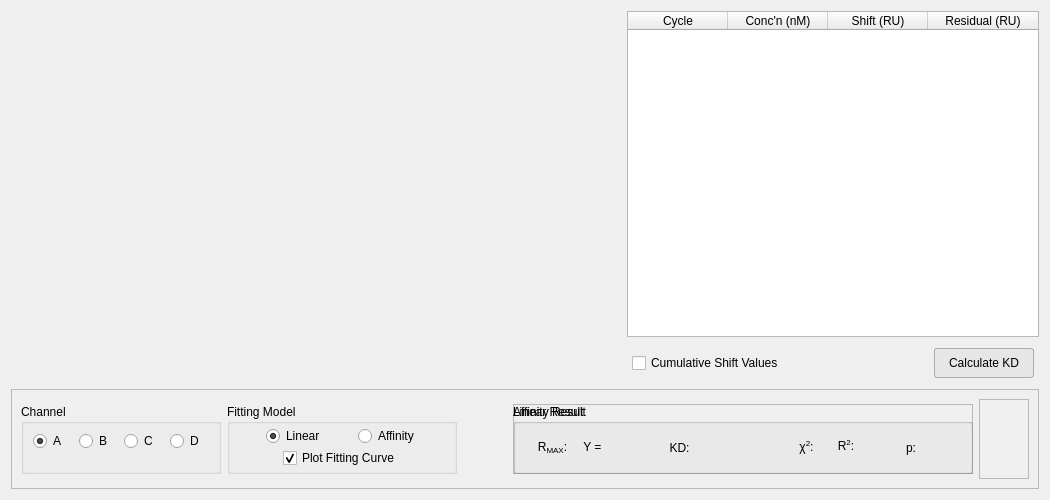
<?xml version="1.0" encoding="UTF-8"?>
<ui version="4.0">
 <class>KDWizardDialog</class>
 <widget class="QDialog" name="KDWizardDialog">
  <property name="geometry">
   <rect>
    <x>0</x>
    <y>0</y>
    <width>1050</width>
    <height>500</height>
   </rect>
  </property>
  <property name="minimumSize">
   <size>
    <width>1050</width>
    <height>500</height>
   </size>
  </property>
  <property name="font">
   <font>
    <family>Segoe UI</family>
   </font>
  </property>
  <property name="windowTitle">
   <string>Fitting Wizard</string>
  </property>
  <layout class="QVBoxLayout" name="verticalLayout">
   <item>
    <layout class="QHBoxLayout" name="horizontalLayout_4">
     <item>
      <widget class="PlotWidget" name="graph" native="true">
       <property name="minimumSize">
        <size>
         <width>600</width>
         <height>200</height>
        </size>
       </property>
       <layout class="QHBoxLayout" name="horizontalLayout">
        <item>
         <spacer name="horizontalSpacer">
          <property name="orientation">
           <enum>Qt::Horizontal</enum>
          </property>
          <property name="sizeHint" stdset="0">
           <size>
            <width>40</width>
            <height>20</height>
           </size>
          </property>
         </spacer>
        </item>
        <item>
         <layout class="QVBoxLayout" name="verticalLayout_2">
          <item>
           <widget class="QLabel" name="label_cur_info">
            <property name="sizePolicy">
             <sizepolicy hsizetype="Preferred" vsizetype="Fixed">
              <horstretch>0</horstretch>
              <verstretch>0</verstretch>
             </sizepolicy>
            </property>
            <property name="font">
             <font>
              <pointsize>8</pointsize>
             </font>
            </property>
            <property name="styleSheet">
             <string notr="true">color: rgb(150, 150, 150);</string>
            </property>
            <property name="text">
             <string/>
            </property>
            <property name="alignment">
             <set>Qt::AlignRight|Qt::AlignTop|Qt::AlignTrailing</set>
            </property>
           </widget>
          </item>
          <item>
           <spacer name="verticalSpacer">
            <property name="orientation">
             <enum>Qt::Vertical</enum>
            </property>
            <property name="sizeHint" stdset="0">
             <size>
              <width>20</width>
              <height>40</height>
             </size>
            </property>
           </spacer>
          </item>
         </layout>
        </item>
       </layout>
      </widget>
     </item>
     <item>
      <layout class="QVBoxLayout" name="verticalLayout_3">
       <property name="leftMargin">
        <number>10</number>
       </property>
       <item>
        <widget class="QTableWidget" name="table">
         <property name="minimumSize">
          <size>
           <width>350</width>
           <height>0</height>
          </size>
         </property>
         <property name="horizontalScrollBarPolicy">
          <enum>Qt::ScrollBarAlwaysOff</enum>
         </property>
         <property name="editTriggers">
          <set>QAbstractItemView::AllEditTriggers</set>
         </property>
         <property name="selectionBehavior">
          <enum>QAbstractItemView::SelectRows</enum>
         </property>
         <attribute name="horizontalHeaderDefaultSectionSize">
          <number>100</number>
         </attribute>
         <attribute name="horizontalHeaderMinimumSectionSize">
          <number>100</number>
         </attribute>
         <attribute name="horizontalHeaderStretchLastSection">
          <bool>true</bool>
         </attribute>
         <attribute name="verticalHeaderVisible">
          <bool>false</bool>
         </attribute>
         <column>
          <property name="text">
           <string>Cycle</string>
          </property>
          <property name="font">
           <font>
            <family>Segoe UI</family>
            <pointsize>9</pointsize>
           </font>
          </property>
          <property name="textAlignment">
           <set>AlignCenter</set>
          </property>
         </column>
         <column>
          <property name="text">
           <string>Conc'n (nM)</string>
          </property>
          <property name="font">
           <font>
            <family>Segoe UI</family>
            <pointsize>9</pointsize>
           </font>
          </property>
          <property name="textAlignment">
           <set>AlignCenter</set>
          </property>
         </column>
         <column>
          <property name="text">
           <string>Shift (RU)</string>
          </property>
          <property name="font">
           <font>
            <family>Segoe UI</family>
            <pointsize>9</pointsize>
           </font>
          </property>
          <property name="textAlignment">
           <set>AlignCenter</set>
          </property>
         </column>
         <column>
          <property name="text">
           <string>Residual (RU)</string>
          </property>
          <property name="font">
           <font>
            <family>Segoe UI</family>
            <pointsize>9</pointsize>
           </font>
          </property>
          <property name="textAlignment">
           <set>AlignCenter</set>
          </property>
         </column>
        </widget>
       </item>
       <item>
        <layout class="QHBoxLayout" name="horizontalLayout_9">
         <property name="leftMargin">
          <number>5</number>
         </property>
         <property name="topMargin">
          <number>5</number>
         </property>
         <property name="rightMargin">
          <number>5</number>
         </property>
         <property name="bottomMargin">
          <number>5</number>
         </property>
         <item alignment="Qt::AlignHCenter">
          <widget class="QCheckBox" name="add_shifts">
           <property name="font">
            <font>
             <pointsize>9</pointsize>
             <weight>50</weight>
             <italic>false</italic>
             <bold>false</bold>
            </font>
           </property>
           <property name="text">
            <string>Cumulative Shift Values</string>
           </property>
          </widget>
         </item>
         <item>
          <spacer name="horizontalSpacer_5">
           <property name="orientation">
            <enum>Qt::Horizontal</enum>
           </property>
           <property name="sizeHint" stdset="0">
            <size>
             <width>40</width>
             <height>20</height>
            </size>
           </property>
          </spacer>
         </item>
         <item>
          <widget class="QPushButton" name="btn_kd">
           <property name="sizePolicy">
            <sizepolicy hsizetype="Preferred" vsizetype="Fixed">
             <horstretch>0</horstretch>
             <verstretch>0</verstretch>
            </sizepolicy>
           </property>
           <property name="minimumSize">
            <size>
             <width>100</width>
             <height>30</height>
            </size>
           </property>
           <property name="maximumSize">
            <size>
             <width>100</width>
             <height>30</height>
            </size>
           </property>
           <property name="styleSheet">
            <string notr="true">QPushButton {
		
		background-color: rgb(230, 230, 230);
	    border: 1px solid rgb(171, 171, 171); 
		border-radius: 3px;

}

QPushButton::hover{
	background: rgb(253, 253, 253);
	border: 1px raised;
	border-radius: 5px;
}</string>
           </property>
           <property name="text">
            <string>Calculate KD</string>
           </property>
           <property name="autoDefault">
            <bool>false</bool>
           </property>
          </widget>
         </item>
        </layout>
       </item>
      </layout>
     </item>
    </layout>
   </item>
   <item>
    <widget class="QFrame" name="frame_2">
     <property name="minimumSize">
      <size>
       <width>0</width>
       <height>100</height>
      </size>
     </property>
     <property name="maximumSize">
      <size>
       <width>16777215</width>
       <height>100</height>
      </size>
     </property>
     <property name="frameShape">
      <enum>QFrame::StyledPanel</enum>
     </property>
     <property name="frameShadow">
      <enum>QFrame::Raised</enum>
     </property>
     <layout class="QHBoxLayout" name="horizontalLayout_8">
      <item>
       <widget class="QGroupBox" name="groupBox_2">
        <property name="minimumSize">
         <size>
          <width>200</width>
          <height>70</height>
         </size>
        </property>
        <property name="maximumSize">
         <size>
          <width>220</width>
          <height>70</height>
         </size>
        </property>
        <property name="font">
         <font>
          <pointsize>9</pointsize>
         </font>
        </property>
        <property name="title">
         <string>Channel</string>
        </property>
        <layout class="QHBoxLayout" name="horizontalLayout_3">
         <property name="topMargin">
          <number>7</number>
         </property>
         <property name="bottomMargin">
          <number>11</number>
         </property>
         <item alignment="Qt::AlignTop">
          <widget class="QRadioButton" name="ch_a">
           <property name="text">
            <string>A</string>
           </property>
           <property name="checked">
            <bool>true</bool>
           </property>
          </widget>
         </item>
         <item alignment="Qt::AlignTop">
          <widget class="QRadioButton" name="ch_b">
           <property name="text">
            <string>B</string>
           </property>
          </widget>
         </item>
         <item alignment="Qt::AlignTop">
          <widget class="QRadioButton" name="ch_c">
           <property name="text">
            <string>C</string>
           </property>
          </widget>
         </item>
         <item alignment="Qt::AlignTop">
          <widget class="QRadioButton" name="ch_d">
           <property name="text">
            <string>D</string>
           </property>
          </widget>
         </item>
        </layout>
       </widget>
      </item>
      <item>
       <widget class="QGroupBox" name="groupBox">
        <property name="minimumSize">
         <size>
          <width>230</width>
          <height>70</height>
         </size>
        </property>
        <property name="maximumSize">
         <size>
          <width>280</width>
          <height>70</height>
         </size>
        </property>
        <property name="font">
         <font>
          <pointsize>9</pointsize>
         </font>
        </property>
        <property name="title">
         <string>Fitting Model</string>
        </property>
        <layout class="QVBoxLayout" name="verticalLayout_4">
         <property name="spacing">
          <number>0</number>
         </property>
         <property name="topMargin">
          <number>0</number>
         </property>
         <property name="bottomMargin">
          <number>0</number>
         </property>
         <item>
          <layout class="QHBoxLayout" name="horizontalLayout_10">
           <property name="leftMargin">
            <number>10</number>
           </property>
           <property name="topMargin">
            <number>0</number>
           </property>
           <property name="rightMargin">
            <number>10</number>
           </property>
           <property name="bottomMargin">
            <number>0</number>
           </property>
           <item alignment="Qt::AlignHCenter">
            <widget class="QRadioButton" name="fit_linear">
             <property name="text">
              <string>Linear</string>
             </property>
             <property name="checked">
              <bool>true</bool>
             </property>
            </widget>
           </item>
           <item alignment="Qt::AlignHCenter">
            <widget class="QRadioButton" name="fit_affinity">
             <property name="text">
              <string>Affinity</string>
             </property>
            </widget>
           </item>
          </layout>
         </item>
         <item alignment="Qt::AlignHCenter">
          <widget class="QCheckBox" name="chk_fitting_curve">
           <property name="sizePolicy">
            <sizepolicy hsizetype="Preferred" vsizetype="Fixed">
             <horstretch>0</horstretch>
             <verstretch>0</verstretch>
            </sizepolicy>
           </property>
           <property name="minimumSize">
            <size>
             <width>0</width>
             <height>0</height>
            </size>
           </property>
           <property name="maximumSize">
            <size>
             <width>200</width>
             <height>16777215</height>
            </size>
           </property>
           <property name="font">
            <font>
             <pointsize>9</pointsize>
            </font>
           </property>
           <property name="text">
            <string>Plot Fitting Curve</string>
           </property>
           <property name="checked">
            <bool>true</bool>
           </property>
          </widget>
         </item>
        </layout>
       </widget>
      </item>
      <item>
       <spacer name="horizontalSpacer_4">
        <property name="orientation">
         <enum>Qt::Horizontal</enum>
        </property>
        <property name="sizeHint" stdset="0">
         <size>
          <width>40</width>
          <height>20</height>
         </size>
        </property>
       </spacer>
      </item>
      <item>
       <widget class="QFrame" name="results">
        <property name="minimumSize">
         <size>
          <width>460</width>
          <height>70</height>
         </size>
        </property>
        <property name="maximumSize">
         <size>
          <width>460</width>
          <height>70</height>
         </size>
        </property>
        <property name="frameShape">
         <enum>QFrame::StyledPanel</enum>
        </property>
        <property name="frameShadow">
         <enum>QFrame::Raised</enum>
        </property>
        <widget class="QGroupBox" name="affinity_result">
         <property name="enabled">
          <bool>true</bool>
         </property>
         <property name="geometry">
          <rect>
           <x>0</x>
           <y>0</y>
           <width>460</width>
           <height>70</height>
          </rect>
         </property>
         <property name="minimumSize">
          <size>
           <width>460</width>
           <height>70</height>
          </size>
         </property>
         <property name="maximumSize">
          <size>
           <width>460</width>
           <height>70</height>
          </size>
         </property>
         <property name="font">
          <font>
           <pointsize>9</pointsize>
          </font>
         </property>
         <property name="title">
          <string>Affinity Result</string>
         </property>
         <layout class="QHBoxLayout" name="horizontalLayout_6">
          <item>
           <widget class="QLabel" name="label_6">
            <property name="minimumSize">
             <size>
              <width>40</width>
              <height>0</height>
             </size>
            </property>
            <property name="font">
             <font>
              <weight>50</weight>
              <bold>false</bold>
             </font>
            </property>
            <property name="text">
             <string>&lt;html&gt;&lt;head/&gt;&lt;body&gt;&lt;p&gt;R&lt;span style=&quot; vertical-align:sub;&quot;&gt;MAX&lt;/span&gt;:&lt;/p&gt;&lt;/body&gt;&lt;/html&gt;</string>
            </property>
            <property name="alignment">
             <set>Qt::AlignCenter</set>
            </property>
           </widget>
          </item>
          <item>
           <widget class="QLabel" name="rmax_val">
            <property name="minimumSize">
             <size>
              <width>60</width>
              <height>0</height>
             </size>
            </property>
            <property name="text">
             <string/>
            </property>
           </widget>
          </item>
          <item>
           <widget class="QLabel" name="label">
            <property name="minimumSize">
             <size>
              <width>30</width>
              <height>0</height>
             </size>
            </property>
            <property name="font">
             <font>
              <weight>50</weight>
              <bold>false</bold>
             </font>
            </property>
            <property name="text">
             <string>KD:</string>
            </property>
            <property name="alignment">
             <set>Qt::AlignCenter</set>
            </property>
           </widget>
          </item>
          <item>
           <widget class="QLabel" name="kd_val">
            <property name="minimumSize">
             <size>
              <width>60</width>
              <height>0</height>
             </size>
            </property>
            <property name="text">
             <string/>
            </property>
           </widget>
          </item>
          <item>
           <widget class="QLabel" name="label_3">
            <property name="minimumSize">
             <size>
              <width>30</width>
              <height>0</height>
             </size>
            </property>
            <property name="font">
             <font>
              <weight>50</weight>
              <bold>false</bold>
             </font>
            </property>
            <property name="text">
             <string>&lt;html&gt;&lt;head/&gt;&lt;body&gt;&lt;p&gt;χ&lt;span style=&quot; vertical-align:super;&quot;&gt;2&lt;/span&gt;:&lt;/p&gt;&lt;/body&gt;&lt;/html&gt;</string>
            </property>
            <property name="textFormat">
             <enum>Qt::RichText</enum>
            </property>
            <property name="alignment">
             <set>Qt::AlignCenter</set>
            </property>
           </widget>
          </item>
          <item>
           <widget class="QLabel" name="chi_sq_val">
            <property name="minimumSize">
             <size>
              <width>60</width>
              <height>0</height>
             </size>
            </property>
            <property name="text">
             <string/>
            </property>
           </widget>
          </item>
          <item>
           <widget class="QLabel" name="p_val">
            <property name="text">
             <string>p:</string>
            </property>
           </widget>
          </item>
         </layout>
        </widget>
        <widget class="QGroupBox" name="linear_result">
         <property name="geometry">
          <rect>
           <x>0</x>
           <y>0</y>
           <width>460</width>
           <height>70</height>
          </rect>
         </property>
         <property name="minimumSize">
          <size>
           <width>460</width>
           <height>70</height>
          </size>
         </property>
         <property name="maximumSize">
          <size>
           <width>460</width>
           <height>70</height>
          </size>
         </property>
         <property name="font">
          <font>
           <pointsize>9</pointsize>
          </font>
         </property>
         <property name="title">
          <string>Linear Result</string>
         </property>
         <layout class="QHBoxLayout" name="horizontalLayout_7">
          <property name="topMargin">
           <number>7</number>
          </property>
          <item alignment="Qt::AlignRight">
           <widget class="QLabel" name="label_4">
            <property name="minimumSize">
             <size>
              <width>40</width>
              <height>0</height>
             </size>
            </property>
            <property name="font">
             <font>
              <weight>50</weight>
              <bold>false</bold>
             </font>
            </property>
            <property name="text">
             <string>Y = </string>
            </property>
            <property name="alignment">
             <set>Qt::AlignCenter</set>
            </property>
           </widget>
          </item>
          <item>
           <widget class="QLabel" name="lin_eqn">
            <property name="minimumSize">
             <size>
              <width>150</width>
              <height>0</height>
             </size>
            </property>
            <property name="text">
             <string/>
            </property>
           </widget>
          </item>
          <item alignment="Qt::AlignRight">
           <widget class="QLabel" name="label_5">
            <property name="minimumSize">
             <size>
              <width>40</width>
              <height>0</height>
             </size>
            </property>
            <property name="font">
             <font>
              <weight>50</weight>
              <bold>false</bold>
             </font>
            </property>
            <property name="text">
             <string>&lt;html&gt;&lt;head/&gt;&lt;body&gt;&lt;p&gt;R&lt;span style=&quot; vertical-align:super;&quot;&gt;2&lt;/span&gt;:&lt;/p&gt;&lt;/body&gt;&lt;/html&gt;</string>
            </property>
            <property name="alignment">
             <set>Qt::AlignCenter</set>
            </property>
           </widget>
          </item>
          <item>
           <widget class="QLabel" name="r_sq_val">
            <property name="minimumSize">
             <size>
              <width>70</width>
              <height>0</height>
             </size>
            </property>
            <property name="text">
             <string/>
            </property>
            <property name="alignment">
             <set>Qt::AlignCenter</set>
            </property>
           </widget>
          </item>
         </layout>
        </widget>
       </widget>
      </item>
      <item>
       <widget class="QFrame" name="frame">
        <property name="font">
         <font>
          <pointsize>9</pointsize>
         </font>
        </property>
        <property name="frameShape">
         <enum>QFrame::StyledPanel</enum>
        </property>
        <property name="frameShadow">
         <enum>QFrame::Raised</enum>
        </property>
        <layout class="QHBoxLayout" name="horizontalLayout_2">
         <item>
          <widget class="QPushButton" name="btn_save">
           <property name="sizePolicy">
            <sizepolicy hsizetype="Fixed" vsizetype="Fixed">
             <horstretch>0</horstretch>
             <verstretch>0</verstretch>
            </sizepolicy>
           </property>
           <property name="minimumSize">
            <size>
             <width>30</width>
             <height>30</height>
            </size>
           </property>
           <property name="maximumSize">
            <size>
             <width>30</width>
             <height>30</height>
            </size>
           </property>
           <property name="font">
            <font>
             <pointsize>5</pointsize>
            </font>
           </property>
           <property name="mouseTracking">
            <bool>true</bool>
           </property>
           <property name="toolTip">
            <string>Export Segment Data</string>
           </property>
           <property name="layoutDirection">
            <enum>Qt::LeftToRight</enum>
           </property>
           <property name="autoFillBackground">
            <bool>false</bool>
           </property>
           <property name="styleSheet">
            <string notr="true">QPushButton{
	border: none;
	background: none;
}

QPushButton::hover{
	background: white;
	border: 1px raised;
	border-radius: 10px;
}</string>
           </property>
           <property name="text">
            <string/>
           </property>
           <property name="icon">
            <iconset resource="ai.qrc">
             <normaloff>:/img/img/save.png</normaloff>:/img/img/save.png</iconset>
           </property>
           <property name="iconSize">
            <size>
             <width>30</width>
             <height>30</height>
            </size>
           </property>
           <property name="autoRepeat">
            <bool>false</bool>
           </property>
           <property name="autoExclusive">
            <bool>false</bool>
           </property>
           <property name="autoDefault">
            <bool>false</bool>
           </property>
           <property name="default">
            <bool>false</bool>
           </property>
           <property name="flat">
            <bool>false</bool>
           </property>
          </widget>
         </item>
        </layout>
       </widget>
      </item>
     </layout>
    </widget>
   </item>
  </layout>
 </widget>
 <customwidgets>
  <customwidget>
   <class>PlotWidget</class>
   <extends>QWidget</extends>
   <header>pyqtgraph</header>
   <container>1</container>
  </customwidget>
 </customwidgets>
 <resources>
  <include location="ai.qrc"/>
 </resources>
 <connections/>
</ui>
